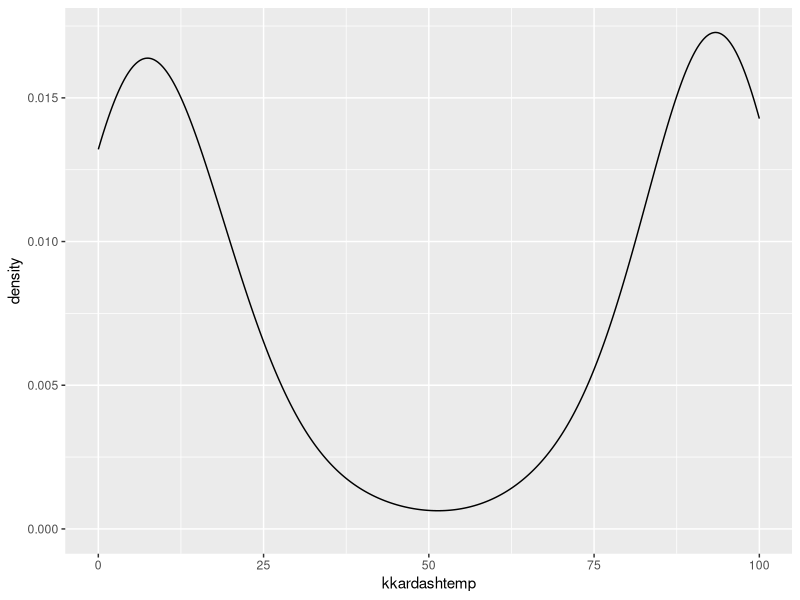
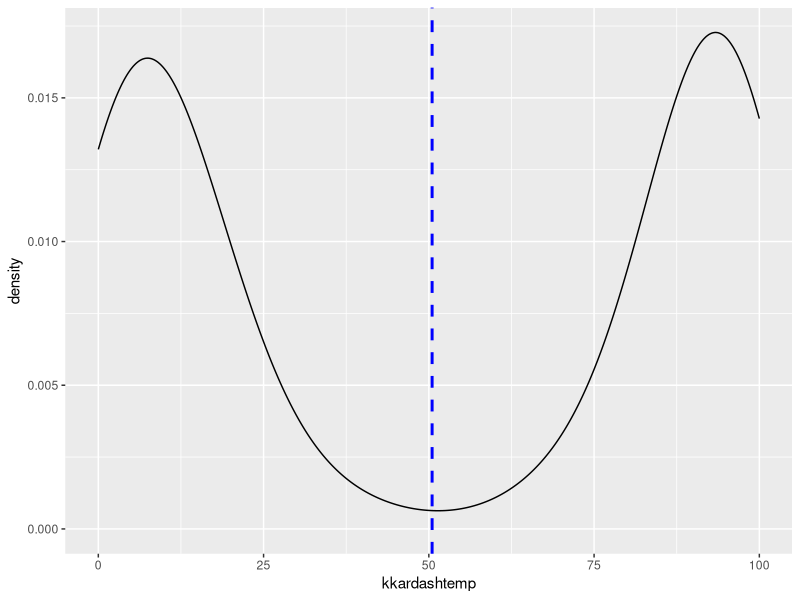
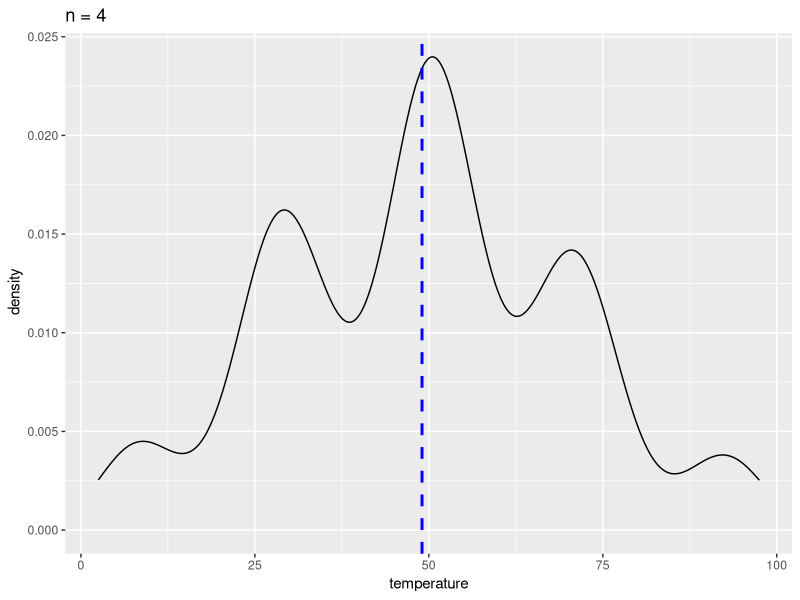
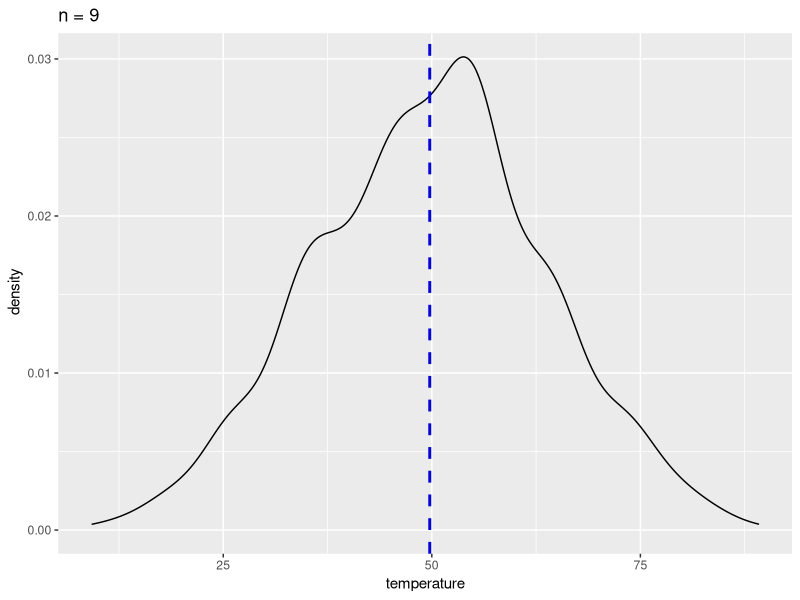
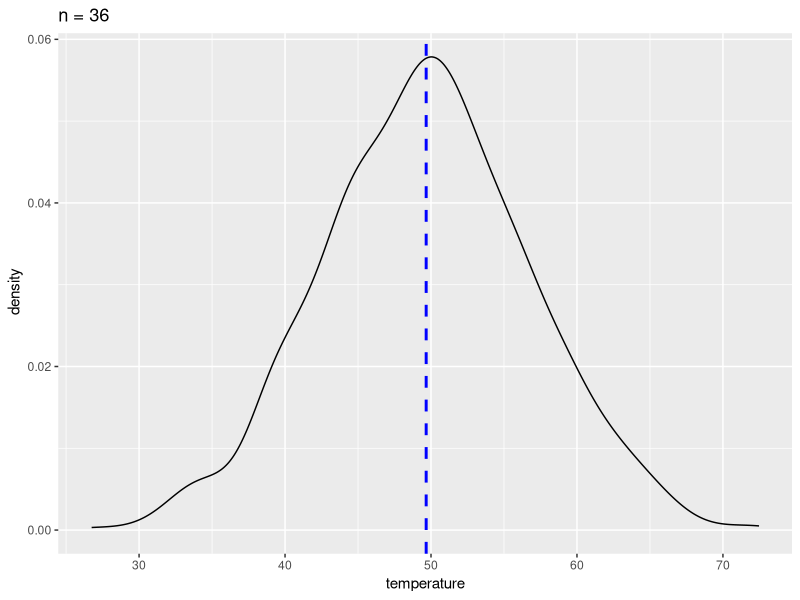

Generate these figures, in order, with R:
## ---- chunk 1
knitr::opts_chunk$set(echo = TRUE)
require(tidyverse)
require(lattice)
## ---- chunk 2
Homers_data <- read.csv(file="Homers_data.csv")

my1000 <- sample(Homers_data , size = 1000, replace=T)

## ---- chunk 3

library(ggplot2)
sampleNumber = sample(1:10000, size = 1000)
library(dplyr)
my1000 <- Homers_data[sampleNumber, ]
names(my1000)
# Basic density
p <- ggplot(my1000, aes(x=kkardashtemp)) + 
  geom_density()
p
# Add mean line
p+ geom_vline(aes(xintercept=mean(kkardashtemp)),
            color="blue", linetype="dashed", size=1)
print(paste('mean = ', mean(my1000$kkardashtemp),' sd = ',sd(my1000$kkardashtemp)))
## ---- chunk 4
numb=2
Hdata = Homers_data[sample(1:1000, size=numb*1000, replace=T),"kkardashtemp"]
mdata  <-matrix(Hdata,nrow=1000,ncol=numb)
x.avg <- apply(mdata,1,mean)
my1000$k2 = x.avg

p <- ggplot(my1000, aes(x=k2)) + 
  geom_density() +

# Add mean line
  geom_vline(aes(xintercept=mean(k2)),
            color="blue", linetype="dashed", size=1)
print(paste('mean = ', mean(my1000$k2),' sd = ',sd(my1000$k2)))

## ---- chunk 5
numb = 4
Hdata = Homers_data[sample(1:1000,size=numb*1000, replace=T),"kkardashtemp"]
mdata  <-matrix(Hdata,nrow=1000,ncol=numb)
x.avg <- apply(mdata,1,mean)
my1000$k4 = x.avg


p <- ggplot(my1000, aes(x=k4)) + 
  geom_density() +

# Add mean line
 geom_vline(aes(xintercept=mean(k4)),
            color="blue", linetype="dashed", size=1)
p + ggtitle("n = 4") +
  xlab("temperature") + ylab(" density")

print(paste('mean = ', mean(my1000$k4),' sd = ',sd(my1000$k4)))

## ---- chunk 6
numb = 9
Hdata = Homers_data[sample(1:1000,size=numb*1000, replace=T),"kkardashtemp"]
mdata  <-matrix(Hdata,nrow=1000,ncol=numb)
x.avg <- apply(mdata,1,mean)
my1000$k9 = x.avg


p <- ggplot(my1000, aes(x=k9)) + 
  geom_density() +

# Add mean line
 geom_vline(aes(xintercept=mean(k9)),
            color="blue", linetype="dashed", size=1)
p + ggtitle("n = 9") +
  xlab("temperature") + ylab(" density")

print(paste('mean = ', mean(my1000$k9),' sd = ',sd(my1000$k9)))
## ---- chunk 7
numb = 36
Hdata = Homers_data[sample(1:1000,size=numb*1000, replace=T),"kkardashtemp"]
mdata  <-matrix(Hdata,nrow=1000,ncol=numb)
x.avg <- apply(mdata,1,mean)
my1000$k36 = x.avg


p <- ggplot(my1000, aes(x=k36)) + 
  geom_density() +

# Add mean line
 geom_vline(aes(xintercept=mean(k36)),
            color="blue", linetype="dashed", size=1)
p + ggtitle("n = 36") +
  xlab("temperature") + ylab(" density")

print(paste('mean = ', mean(my1000$k36),' sd = ',sd(my1000$k36)))
